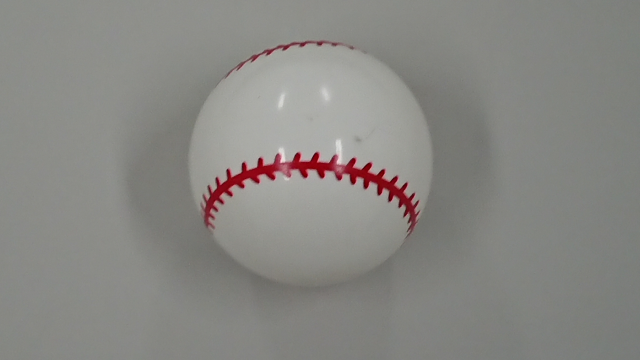
#> input picture cpp/test/lec5/ball2026/baseball1.ppm, 640 x 360 px, given in place of the camera
$ python 2412747_robot1.py
#> lines starting #> are read from the running program, lines starting #| are printed output that depends on the picture; after the words box and inside, x2 and y2 are one past the last pixel; in counts of white or black regions, pixels touching at a corner belong together
import cv2
import numpy as np
import serial
import time

PORT = '/dev/ttyACM0'
ser = serial.Serial(PORT, 38400)
time.sleep(1)
AREA_MIN = 1000
TARGET_AREA = 50000
MARGIN = 10000
SIDE = 0.15


def red_mask(frame):
    hsv = cv2.cvtColor(frame, cv2.COLOR_BGR2HSV)
    m1 = cv2.inRange(hsv, np.array([0, 80, 50]), np.array([10, 255, 255]))
    m2 = cv2.inRange(hsv, np.array([170, 80, 50]), np.array([180, 255, 255]))
    mask = cv2.bitwise_or(m1, m2)
    mask = cv2.medianBlur(mask, 5)
    mask = cv2.dilate(mask, None, iterations=2)
    return mask


def decide(area, cx, w):
    if area <= AREA_MIN:
        return 's'
    if cx < w * 0.5 - w * SIDE:
        return 'l'
    if cx > w * 0.5 + w * SIDE:
        return 'r'
    if area > TARGET_AREA - MARGIN:
        return 'f'
    if area < TARGET_AREA + MARGIN:
        return 'b'
    return 's'


cap = cv2.VideoCapture(0)
last = None
while cap.isOpened():
    ret, frame = cap.read()
#> frame is the input picture: shape (360, 640, 3); mean B, G, R 131.4, 135.4, 136.5
    if not ret:
        break
    h, w = frame.shape[:2]
#> h = 360; w = 640
    mask = red_mask(frame)
#> in red_mask, `hsv = cv2.cvtColor(frame, cv2.COLOR_BGR2HSV)`: hsv: shape (360, 640, 3); mean H, S, V 39.2, 12, 137.5
#> in red_mask, `m1 = cv2.inRange(hsv, np.array([0, 80, 50]), np.array([10, 255, 255]))`:
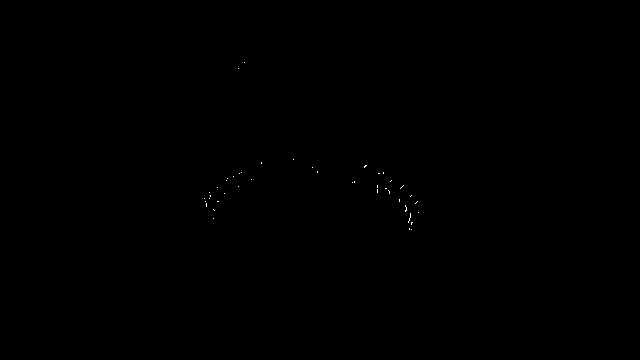
#> m1: shape (360, 640); 0.04% white in thin lines or dots, all inside (x1, y1, x2, y2) = (204, 62, 419, 230)
#> in red_mask, `m2 = cv2.inRange(hsv, np.array([170, 80, 50]), np.array([180, 255, 255..`:
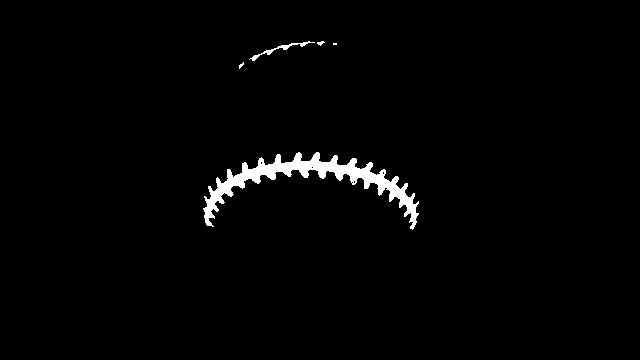
#> m2: shape (360, 640); 1.7% white; 5 white regions (2 under 20 px), largest, box (x1, y1, x2, y2) and area: (203, 152, 419, 230) 3678, (249, 41, 315, 61) 181, (317, 41, 325, 46) 22
#> in red_mask, `mask = cv2.bitwise_or(m1, m2)`:
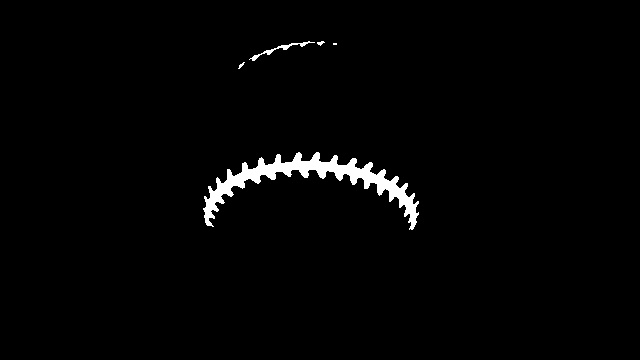
#> mask: shape (360, 640); 1.7% white; 5 white regions (2 under 20 px), largest, box (x1, y1, x2, y2) and area: (203, 152, 419, 230) 3773, (249, 41, 315, 61) 181, (317, 41, 325, 46) 22
#> in red_mask, `mask = cv2.medianBlur(mask, 5)`:
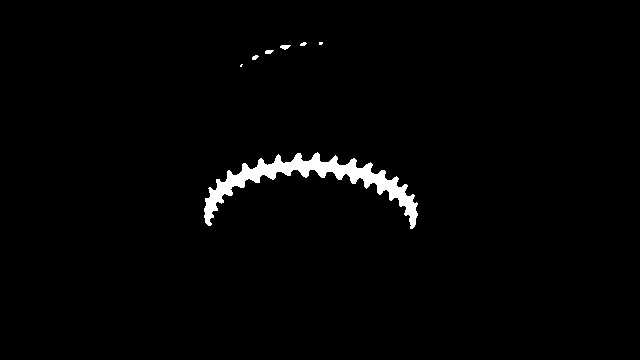
#> mask: shape (360, 640); 1.7% white; 7 white regions (2 under 20 px), largest, box (x1, y1, x2, y2) and area: (204, 152, 418, 229) 3760, (280, 45, 291, 50) 37, (265, 50, 274, 54) 29, (252, 55, 259, 60) 24, (300, 42, 307, 46) 20
#> in red_mask, `mask = cv2.dilate(mask, None, iterations=2)`:
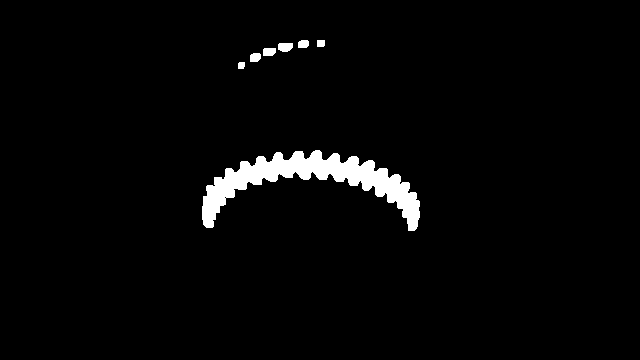
#> mask: shape (360, 640); 2.7% white; 7 white regions, largest, box (x1, y1, x2, y2) and area: (202, 150, 420, 231) 5796, (278, 43, 293, 52) 117, (263, 48, 276, 56) 97
    mu = cv2.moments(mask, True)
#> mu = moments, m00 6279, centre m10/m00, m01/m00 = (308.9, 170.8)
    area = mu["m00"]
#> area = 6279
    if area > 0:
        cx = int(mu["m10"] / area)
#> cx = 308
    else:
        cx = -1
    cmd = decide(area, cx, w)
#> cmd = 'b'
    if cmd != last:
        ser.write(bytes(cmd, 'utf-8'))
        last = cmd
#> last = 'b'
    cv2.imshow("frame", frame)
    if cv2.waitKey(30) & 0xFF == ord('q'):
#> (key q is pressed here)
        break

# これで安全に終われるらしい
ser.write(bytes('s', 'utf-8'))
ser.write(bytes('a', 'utf-8'))
ser.close()
cap.release()
cv2.destroyAllWindows()

$ run again, on cpp/test/lec5/ball2026/baseball2.ppm
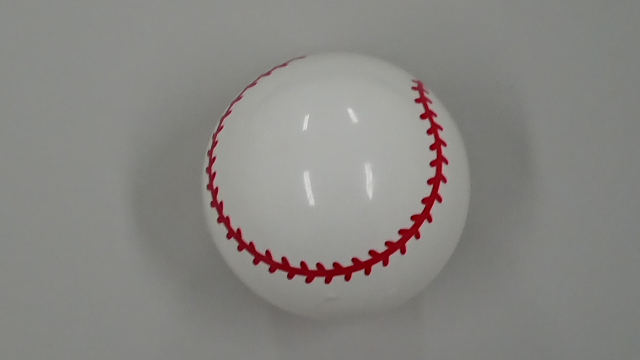
#> input picture cpp/test/lec5/ball2026/baseball2.ppm, 640 x 360 px, given in place of the camera
#> frame is the input picture: shape (360, 640, 3); mean B, G, R 130.9, 134, 135.8
#> hsv: shape (360, 640, 3); mean H, S, V 39.4, 12, 136.6
#> m1: shape (360, 640); 0.06% white in thin lines or dots, all inside (x1, y1, x2, y2) = (207, 87, 444, 281)
#> in red_mask, `m2 = cv2.inRange(hsv, np.array([170, 80, 50]), np.array([180, 255, 255..`:
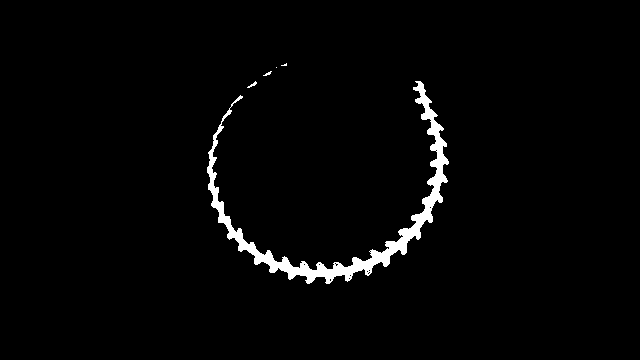
#> m2: shape (360, 640); 2.2% white; 5 white regions (3 under 20 px), largest, box (x1, y1, x2, y2) and area: (207, 81, 449, 284) 4997, (247, 81, 257, 88) 25
#> in red_mask, `mask = cv2.dilate(mask, None, iterations=2)`:
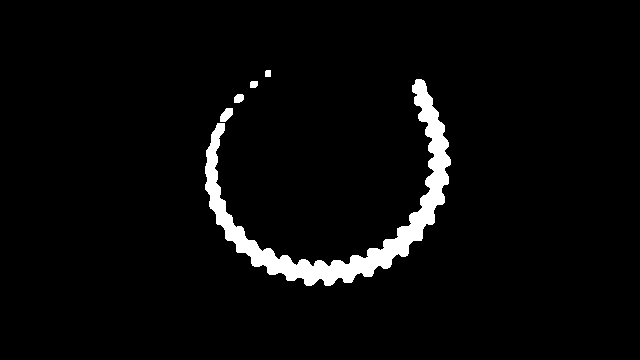
#> mask: shape (360, 640); 3.7% white; 5 white regions, box (x1, y1, x2, y2) and area: (205, 79, 451, 286) 8114, (220, 108, 233, 122) 127, (234, 94, 244, 103) 76, (250, 81, 258, 88) 52, (265, 70, 271, 77) 41
#> mu = moments, m00 8410, centre m10/m00, m01/m00 = (339.5, 208.4)
#> area = 8410
#> cx = 339
#> cmd = 'b'

$ run again, on cpp/test/lec5/ball2026/basketball1.ppm
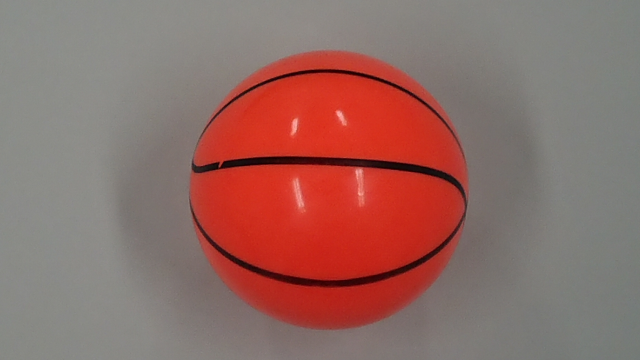
#> input picture cpp/test/lec5/ball2026/basketball1.ppm, 640 x 360 px, given in place of the camera
#> frame is the input picture: shape (360, 640, 3); mean B, G, R 100.9, 106.9, 145.5
#> hsv: shape (360, 640, 3); mean H, S, V 20.7, 64.9, 146
#> in red_mask, `m1 = cv2.inRange(hsv, np.array([0, 80, 50]), np.array([10, 255, 255]))`:
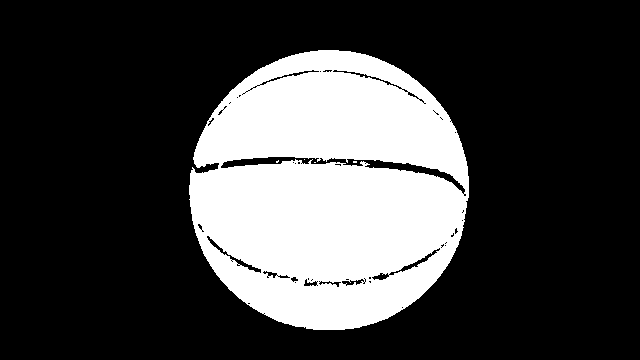
#> m1: shape (360, 640); 25.6% white; 5 white regions (4 under 20 px), largest, box (x1, y1, x2, y2) and area: (189, 50, 469, 330) 59004
#> m2: shape (360, 640); 0.41% white in thin lines or dots, all inside (x1, y1, x2, y2) = (192, 70, 466, 328)
#> in red_mask, `mask = cv2.dilate(mask, None, iterations=2)`:
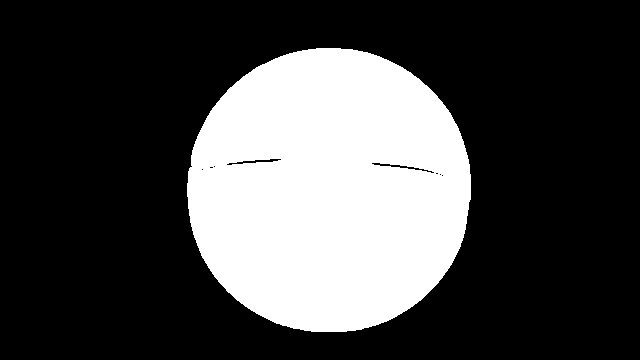
#> mask: shape (360, 640); 27.7% white; 1 white region, box (x1, y1, x2, y2) and area: (187, 48, 471, 332) 63712
#> mu = moments, m00 63712, centre m10/m00, m01/m00 = (328.8, 190)
#> area = 63712
#> cx = 328
#> cmd = 'f'
